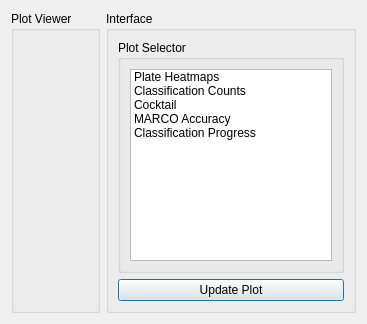
      <widget class="QWidget" name="tab_4">
       <property name="toolTip">
        <string>Make plots using data from the current run.</string>
       </property>
       <attribute name="title">
        <string>Plots</string>
       </attribute>
       <layout class="QGridLayout" name="gridLayout_14">
        <item row="0" column="0">
         <widget class="QGroupBox" name="groupBox_4">
          <property name="title">
           <string>Plot Viewer</string>
          </property>
         </widget>
        </item>
        <item row="0" column="1">
         <widget class="QGroupBox" name="groupBox_12">
          <property name="minimumSize">
           <size>
            <width>200</width>
            <height>0</height>
           </size>
          </property>
          <property name="maximumSize">
           <size>
            <width>250</width>
            <height>16777215</height>
           </size>
          </property>
          <property name="title">
           <string>Interface</string>
          </property>
          <layout class="QVBoxLayout" name="verticalLayout_11">
           <item>
            <widget class="QGroupBox" name="groupBox_13">
             <property name="title">
              <string>Plot Selector</string>
             </property>
             <layout class="QHBoxLayout" name="horizontalLayout">
              <item>
               <widget class="QListWidget" name="listWidget_3">
                <property name="minimumSize">
                 <size>
                  <width>150</width>
                  <height>0</height>
                 </size>
                </property>
                <item>
                 <property name="text">
                  <string>Plate Heatmaps</string>
                 </property>
                </item>
                <item>
                 <property name="text">
                  <string>Classification Counts</string>
                 </property>
                </item>
                <item>
                 <property name="text">
                  <string>Cocktail</string>
                 </property>
                </item>
                <item>
                 <property name="text">
                  <string>MARCO Accuracy</string>
                 </property>
                </item>
                <item>
                 <property name="text">
                  <string>Classification Progress</string>
                 </property>
                </item>
               </widget>
              </item>
             </layout>
            </widget>
           </item>
           <item>
            <widget class="QPushButton" name="pushButton_13">
             <property name="text">
              <string>Update Plot</string>
             </property>
             <property name="default">
              <bool>true</bool>
             </property>
            </widget>
           </item>
          </layout>
         </widget>
        </item>
       </layout>
      </widget>
